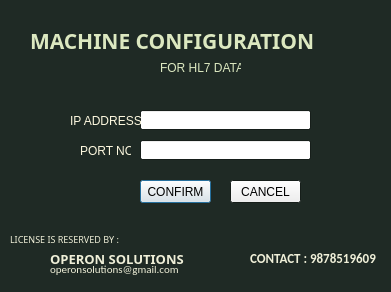
<?xml version="1.0" encoding="UTF-8"?>
<ui version="4.0">
 <class>mchn_Config</class>
 <widget class="QDialog" name="mchn_Config">
  <property name="geometry">
   <rect>
    <x>0</x>
    <y>0</y>
    <width>391</width>
    <height>292</height>
   </rect>
  </property>
  <property name="palette">
   <palette>
    <active>
     <colorrole role="Base">
      <brush brushstyle="SolidPattern">
       <color alpha="255">
        <red>255</red>
        <green>255</green>
        <blue>255</blue>
       </color>
      </brush>
     </colorrole>
     <colorrole role="Window">
      <brush brushstyle="SolidPattern">
       <color alpha="255">
        <red>31</red>
        <green>42</green>
        <blue>37</blue>
       </color>
      </brush>
     </colorrole>
    </active>
    <inactive>
     <colorrole role="Base">
      <brush brushstyle="SolidPattern">
       <color alpha="255">
        <red>255</red>
        <green>255</green>
        <blue>255</blue>
       </color>
      </brush>
     </colorrole>
     <colorrole role="Window">
      <brush brushstyle="SolidPattern">
       <color alpha="255">
        <red>31</red>
        <green>42</green>
        <blue>37</blue>
       </color>
      </brush>
     </colorrole>
    </inactive>
    <disabled>
     <colorrole role="Base">
      <brush brushstyle="SolidPattern">
       <color alpha="255">
        <red>31</red>
        <green>42</green>
        <blue>37</blue>
       </color>
      </brush>
     </colorrole>
     <colorrole role="Window">
      <brush brushstyle="SolidPattern">
       <color alpha="255">
        <red>31</red>
        <green>42</green>
        <blue>37</blue>
       </color>
      </brush>
     </colorrole>
    </disabled>
   </palette>
  </property>
  <property name="windowTitle">
   <string>Dialog</string>
  </property>
  <widget class="QLineEdit" name="ip_addr_box">
   <property name="geometry">
    <rect>
     <x>140</x>
     <y>110</y>
     <width>171</width>
     <height>20</height>
    </rect>
   </property>
  </widget>
  <widget class="QLineEdit" name="port_no_box">
   <property name="geometry">
    <rect>
     <x>140</x>
     <y>140</y>
     <width>171</width>
     <height>20</height>
    </rect>
   </property>
  </widget>
  <widget class="QLabel" name="novaMindSolutions_logo">
   <property name="geometry">
    <rect>
     <x>10</x>
     <y>251</y>
     <width>31</width>
     <height>31</height>
    </rect>
   </property>
   <property name="palette">
    <palette>
     <active>
      <colorrole role="WindowText">
       <brush brushstyle="SolidPattern">
        <color alpha="255">
         <red>239</red>
         <green>239</green>
         <blue>216</blue>
        </color>
       </brush>
      </colorrole>
     </active>
     <inactive>
      <colorrole role="WindowText">
       <brush brushstyle="SolidPattern">
        <color alpha="255">
         <red>239</red>
         <green>239</green>
         <blue>216</blue>
        </color>
       </brush>
      </colorrole>
     </inactive>
     <disabled>
      <colorrole role="WindowText">
       <brush brushstyle="SolidPattern">
        <color alpha="255">
         <red>120</red>
         <green>120</green>
         <blue>120</blue>
        </color>
       </brush>
      </colorrole>
     </disabled>
    </palette>
   </property>
   <property name="text">
    <string/>
   </property>
   <property name="pixmap">
    <pixmap resource="logo.qrc">:/logoFile/operon.png</pixmap>
   </property>
   <property name="scaledContents">
    <bool>true</bool>
   </property>
  </widget>
  <widget class="QLabel" name="novaMindHeading">
   <property name="geometry">
    <rect>
     <x>50</x>
     <y>251</y>
     <width>141</width>
     <height>16</height>
    </rect>
   </property>
   <property name="palette">
    <palette>
     <active>
      <colorrole role="WindowText">
       <brush brushstyle="SolidPattern">
        <color alpha="255">
         <red>239</red>
         <green>239</green>
         <blue>216</blue>
        </color>
       </brush>
      </colorrole>
     </active>
     <inactive>
      <colorrole role="WindowText">
       <brush brushstyle="SolidPattern">
        <color alpha="255">
         <red>239</red>
         <green>239</green>
         <blue>216</blue>
        </color>
       </brush>
      </colorrole>
     </inactive>
     <disabled>
      <colorrole role="WindowText">
       <brush brushstyle="SolidPattern">
        <color alpha="255">
         <red>120</red>
         <green>120</green>
         <blue>120</blue>
        </color>
       </brush>
      </colorrole>
     </disabled>
    </palette>
   </property>
   <property name="font">
    <font>
     <family>Bodoni MT</family>
     <pointsize>10</pointsize>
     <weight>75</weight>
     <bold>true</bold>
    </font>
   </property>
   <property name="text">
    <string>OPERON SOLUTIONS</string>
   </property>
  </widget>
  <widget class="QLabel" name="emailNMS">
   <property name="geometry">
    <rect>
     <x>50</x>
     <y>261</y>
     <width>181</width>
     <height>16</height>
    </rect>
   </property>
   <property name="palette">
    <palette>
     <active>
      <colorrole role="WindowText">
       <brush brushstyle="SolidPattern">
        <color alpha="255">
         <red>239</red>
         <green>239</green>
         <blue>216</blue>
        </color>
       </brush>
      </colorrole>
     </active>
     <inactive>
      <colorrole role="WindowText">
       <brush brushstyle="SolidPattern">
        <color alpha="255">
         <red>239</red>
         <green>239</green>
         <blue>216</blue>
        </color>
       </brush>
      </colorrole>
     </inactive>
     <disabled>
      <colorrole role="WindowText">
       <brush brushstyle="SolidPattern">
        <color alpha="255">
         <red>120</red>
         <green>120</green>
         <blue>120</blue>
        </color>
       </brush>
      </colorrole>
     </disabled>
    </palette>
   </property>
   <property name="font">
    <font>
     <family>Calibri</family>
     <pointsize>8</pointsize>
     <weight>50</weight>
     <bold>false</bold>
    </font>
   </property>
   <property name="text">
    <string>operonsolutions@gmail.com</string>
   </property>
  </widget>
  <widget class="QLabel" name="license_resrv_line">
   <property name="geometry">
    <rect>
     <x>10</x>
     <y>231</y>
     <width>111</width>
     <height>16</height>
    </rect>
   </property>
   <property name="palette">
    <palette>
     <active>
      <colorrole role="WindowText">
       <brush brushstyle="SolidPattern">
        <color alpha="255">
         <red>239</red>
         <green>239</green>
         <blue>216</blue>
        </color>
       </brush>
      </colorrole>
     </active>
     <inactive>
      <colorrole role="WindowText">
       <brush brushstyle="SolidPattern">
        <color alpha="255">
         <red>239</red>
         <green>239</green>
         <blue>216</blue>
        </color>
       </brush>
      </colorrole>
     </inactive>
     <disabled>
      <colorrole role="WindowText">
       <brush brushstyle="SolidPattern">
        <color alpha="255">
         <red>120</red>
         <green>120</green>
         <blue>120</blue>
        </color>
       </brush>
      </colorrole>
     </disabled>
    </palette>
   </property>
   <property name="font">
    <font>
     <family>Candara</family>
     <pointsize>7</pointsize>
     <weight>50</weight>
     <bold>false</bold>
    </font>
   </property>
   <property name="text">
    <string>LICENSE IS RESERVED BY :</string>
   </property>
  </widget>
  <widget class="QLabel" name="label">
   <property name="geometry">
    <rect>
     <x>250</x>
     <y>250</y>
     <width>131</width>
     <height>16</height>
    </rect>
   </property>
   <property name="palette">
    <palette>
     <active>
      <colorrole role="WindowText">
       <brush brushstyle="SolidPattern">
        <color alpha="255">
         <red>239</red>
         <green>239</green>
         <blue>216</blue>
        </color>
       </brush>
      </colorrole>
     </active>
     <inactive>
      <colorrole role="WindowText">
       <brush brushstyle="SolidPattern">
        <color alpha="255">
         <red>239</red>
         <green>239</green>
         <blue>216</blue>
        </color>
       </brush>
      </colorrole>
     </inactive>
     <disabled>
      <colorrole role="WindowText">
       <brush brushstyle="SolidPattern">
        <color alpha="255">
         <red>120</red>
         <green>120</green>
         <blue>120</blue>
        </color>
       </brush>
      </colorrole>
     </disabled>
    </palette>
   </property>
   <property name="font">
    <font>
     <family>Calibri</family>
     <pointsize>10</pointsize>
     <weight>75</weight>
     <bold>true</bold>
    </font>
   </property>
   <property name="text">
    <string>CONTACT : 9878519609</string>
   </property>
  </widget>
  <widget class="QLabel" name="ipLabel">
   <property name="geometry">
    <rect>
     <x>70</x>
     <y>110</y>
     <width>81</width>
     <height>21</height>
    </rect>
   </property>
   <property name="palette">
    <palette>
     <active>
      <colorrole role="WindowText">
       <brush brushstyle="SolidPattern">
        <color alpha="255">
         <red>253</red>
         <green>248</green>
         <blue>223</blue>
        </color>
       </brush>
      </colorrole>
     </active>
     <inactive>
      <colorrole role="WindowText">
       <brush brushstyle="SolidPattern">
        <color alpha="255">
         <red>253</red>
         <green>248</green>
         <blue>223</blue>
        </color>
       </brush>
      </colorrole>
     </inactive>
     <disabled>
      <colorrole role="WindowText">
       <brush brushstyle="SolidPattern">
        <color alpha="255">
         <red>51</red>
         <green>81</green>
         <blue>120</blue>
        </color>
       </brush>
      </colorrole>
     </disabled>
    </palette>
   </property>
   <property name="text">
    <string>IP ADDRESS</string>
   </property>
  </widget>
  <widget class="QLabel" name="portLabel">
   <property name="geometry">
    <rect>
     <x>80</x>
     <y>140</y>
     <width>51</width>
     <height>21</height>
    </rect>
   </property>
   <property name="palette">
    <palette>
     <active>
      <colorrole role="WindowText">
       <brush brushstyle="SolidPattern">
        <color alpha="255">
         <red>253</red>
         <green>248</green>
         <blue>223</blue>
        </color>
       </brush>
      </colorrole>
     </active>
     <inactive>
      <colorrole role="WindowText">
       <brush brushstyle="SolidPattern">
        <color alpha="255">
         <red>253</red>
         <green>248</green>
         <blue>223</blue>
        </color>
       </brush>
      </colorrole>
     </inactive>
     <disabled>
      <colorrole role="WindowText">
       <brush brushstyle="SolidPattern">
        <color alpha="255">
         <red>51</red>
         <green>81</green>
         <blue>120</blue>
        </color>
       </brush>
      </colorrole>
     </disabled>
    </palette>
   </property>
   <property name="text">
    <string>PORT NO.</string>
   </property>
  </widget>
  <widget class="QLabel" name="MACHINE_CONFIGURATION">
   <property name="geometry">
    <rect>
     <x>30</x>
     <y>20</y>
     <width>331</width>
     <height>41</height>
    </rect>
   </property>
   <property name="palette">
    <palette>
     <active>
      <colorrole role="WindowText">
       <brush brushstyle="SolidPattern">
        <color alpha="255">
         <red>220</red>
         <green>232</green>
         <blue>192</blue>
        </color>
       </brush>
      </colorrole>
     </active>
     <inactive>
      <colorrole role="WindowText">
       <brush brushstyle="SolidPattern">
        <color alpha="255">
         <red>220</red>
         <green>232</green>
         <blue>192</blue>
        </color>
       </brush>
      </colorrole>
     </inactive>
     <disabled>
      <colorrole role="WindowText">
       <brush brushstyle="SolidPattern">
        <color alpha="255">
         <red>120</red>
         <green>120</green>
         <blue>120</blue>
        </color>
       </brush>
      </colorrole>
     </disabled>
    </palette>
   </property>
   <property name="font">
    <font>
     <family>Bodoni MT Black</family>
     <pointsize>16</pointsize>
     <weight>75</weight>
     <bold>true</bold>
    </font>
   </property>
   <property name="text">
    <string>MACHINE CONFIGURATION</string>
   </property>
  </widget>
  <widget class="QLabel" name="FOR_HL7_DATA">
   <property name="geometry">
    <rect>
     <x>160</x>
     <y>60</y>
     <width>81</width>
     <height>16</height>
    </rect>
   </property>
   <property name="palette">
    <palette>
     <active>
      <colorrole role="WindowText">
       <brush brushstyle="SolidPattern">
        <color alpha="255">
         <red>220</red>
         <green>232</green>
         <blue>192</blue>
        </color>
       </brush>
      </colorrole>
     </active>
     <inactive>
      <colorrole role="WindowText">
       <brush brushstyle="SolidPattern">
        <color alpha="255">
         <red>220</red>
         <green>232</green>
         <blue>192</blue>
        </color>
       </brush>
      </colorrole>
     </inactive>
     <disabled>
      <colorrole role="WindowText">
       <brush brushstyle="SolidPattern">
        <color alpha="255">
         <red>120</red>
         <green>120</green>
         <blue>120</blue>
        </color>
       </brush>
      </colorrole>
     </disabled>
    </palette>
   </property>
   <property name="text">
    <string>FOR HL7 DATA</string>
   </property>
  </widget>
  <widget class="QPushButton" name="confirm_btn">
   <property name="geometry">
    <rect>
     <x>140</x>
     <y>180</y>
     <width>71</width>
     <height>23</height>
    </rect>
   </property>
   <property name="text">
    <string>CONFIRM</string>
   </property>
  </widget>
  <widget class="QPushButton" name="cance_btn">
   <property name="geometry">
    <rect>
     <x>230</x>
     <y>180</y>
     <width>71</width>
     <height>23</height>
    </rect>
   </property>
   <property name="text">
    <string>CANCEL</string>
   </property>
  </widget>
 </widget>
 <resources>
  <include location="logo.qrc"/>
 </resources>
 <connections/>
</ui>
